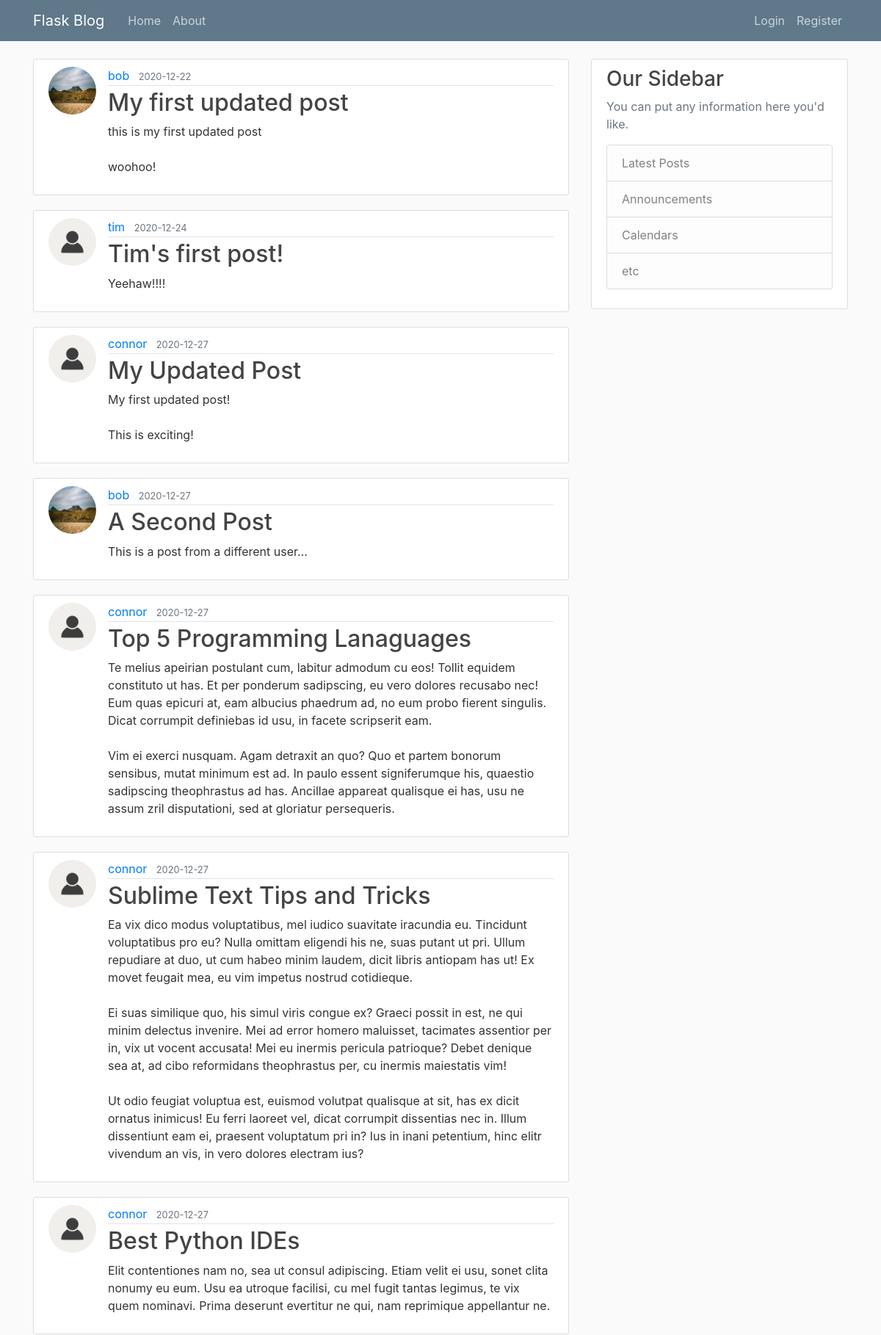
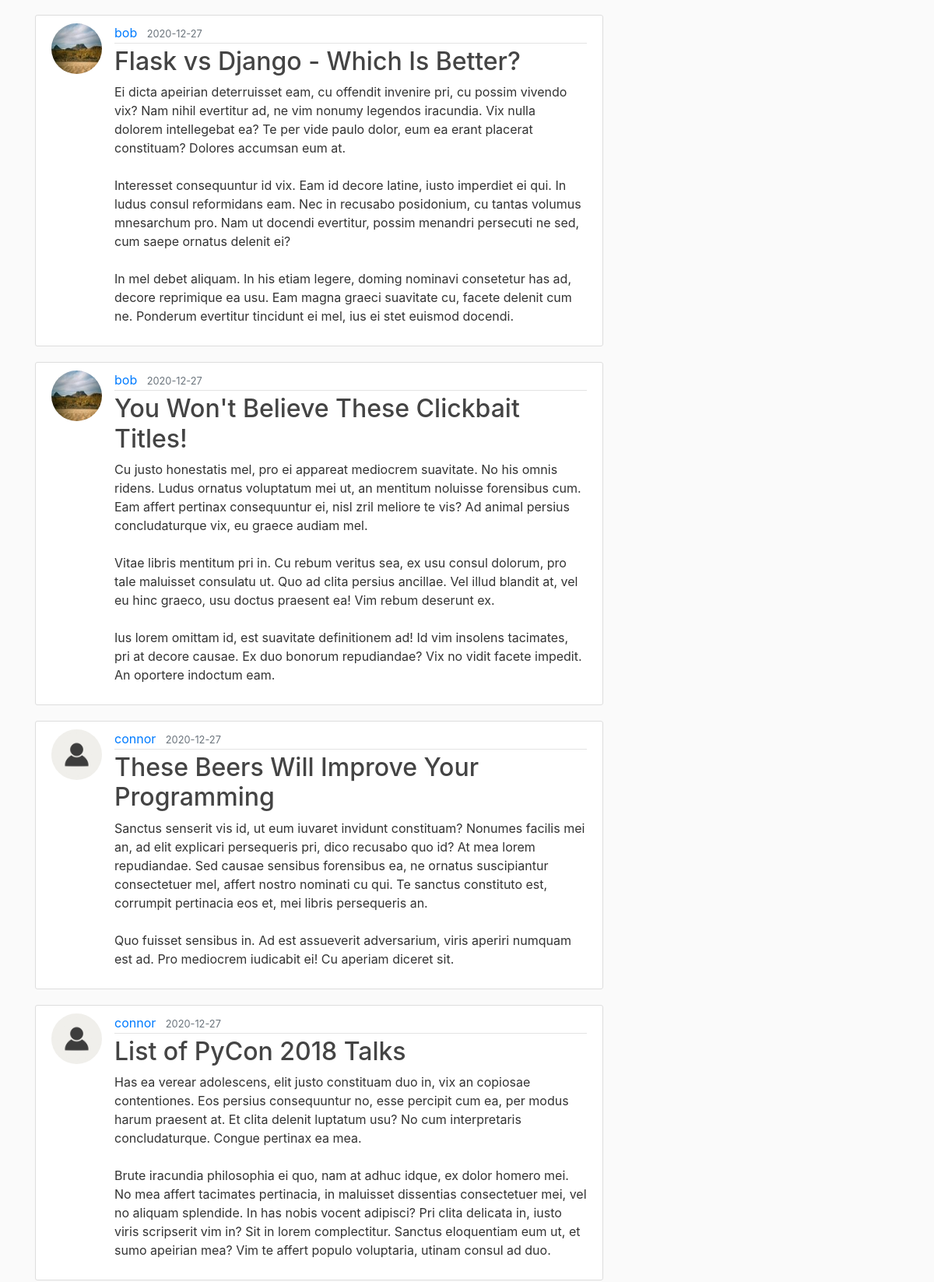
The page /home (upper part) on the database its author committed (2 pictures, top to bottom).
### flask1/models.py (models this page shows, shortened)
class Post(db.Model):
    id = db.Column(db.Integer, primary_key=True)
    title = db.Column(db.String(100), nullable=False)
    date_posted = db.Column(db.DateTime, nullable=False, default=datetime.utcnow)
    content = db.Column(db.Text, nullable=False)
    user_id = db.Column(db.Integer, db.ForeignKey('user.id'))

class User(db.Model, UserMixin):
    id = db.Column(db.Integer, primary_key=True)
    username = db.Column(db.String(20), unique=True, nullable=False)
    email = db.Column(db.String(120), unique=True, nullable=False)
    image_file = db.Column(db.String(20), nullable=False, default='default.jpg')
    password =  db.Column(db.String(60), nullable=False)
    posts = db.relationship('Post', backref='author', lazy=True)

### flask1/routes.py (the view)
@app.route("/")     # example of multiple routes
@app.route("/home") # example of multiple routes
def home():
    posts = Post.query.all()
    return render_template('home.html', posts=posts)

### flask1/templates/home.html
{% extends "layout.html" %}
{% block content %}
    {% for post in posts %}
        <article class="media content-section">
          <img class="rounded-circle article-img" src="{{ url_for('static', filename='profile_pics/' + post.author.image_file) }}"></img>
          <div class="media-body">
            <div class="article-metadata">
              <a class="mr-2" href="#">{{ post.author.username }}</a>
              <small class="text-muted">{{ post.date_posted.strftime('%Y-%m-%d') }}</small>
            </div>
            <h2><a class="article-title" href="{{ url_for('post', post_id=post.id)  }}">{{ post.title }}</a></h2>
            <p class="article-content">{{ post.content }}</p>
          </div>
        </article>
    {% endfor %}
{% endblock content %}

### flask1/templates/layout.html (shortened to what this page needs)
<!DOCTYPE <!DOCTYPE html>
<html>
<head>
    <link rel="stylesheet" href="https://stackpath.bootstrapcdn.com/bootstrap/4.3.1/css/bootstrap.min.css">
    <link rel="stylesheet" type="text/css" href="{{ url_for('static', filename='main.css') }}">
</head>
<body>
    <header class="site-header">
      <nav class="navbar navbar-expand-md navbar-dark bg-steel fixed-top">
        <div class="container">
          <a class="navbar-brand mr-4" href="/">Flask Blog</a>
          <div class="collapse navbar-collapse" id="navbarToggle">
            <div class="navbar-nav mr-auto">
              <a class="nav-item nav-link" href="{{ url_for('home') }}">Home</a>
              <a class="nav-item nav-link" href="{{ url_for('about') }}">About</a>
            </div>
            <div class="navbar-nav">
              {%  if current_user.is_authenticated %}
                <a class="nav-item nav-link" href="{{ url_for('new_post') }}">New Post</a>
                <a class="nav-item nav-link" href="{{ url_for('account') }}">Account</a>
                <a class="nav-item nav-link" href="{{ url_for('logout') }}">Logout</a>
              {% else %}
                <a class="nav-item nav-link" href="{{ url_for('login') }}">Login</a>
                <a class="nav-item nav-link" href="{{ url_for('register') }}">Register</a>
              {% endif %}
            </div>
          </div>
        </div>
      </nav>
    </header>
    <main role="main" class="container">
      <div class="row">
        <div class="col-md-8">
          {% block content %}{% endblock %}
        </div>
        <div class="col-md-4">
          <div class="content-section">
            <h3>Our Sidebar</h3>
            <p class='text-muted'>You can put any information here you'd like.
              <ul class="list-group">
                <li class="list-group-item list-group-item-light">Latest Posts</li>
                <li class="list-group-item list-group-item-light">Announcements</li>
                <li class="list-group-item list-group-item-light">Calendars</li>
                <li class="list-group-item list-group-item-light">etc</li>
              </ul>
            </p>
          </div>
        </div>
      </div>
    </main>
</body>
</html>

### flask1/static/main.css (style rules this page uses)
body { background: #fafafa; color: #333333; margin-top: 5rem; }
h1, h2, h3, h4, h5, h6 { color: #444444; }
.bg-steel { background-color: #5f788a; }
.site-header .navbar-nav .nav-link { color: #cbd5db; }
.content-section { background: #ffffff; padding: 10px 20px; border: 1px solid #dddddd; border-radius: 3px; margin-bottom: 20px; }
.article-title { color: #444444; }
.article-content { white-space: pre-line; }
.article-img { height: 65px; width: 65px; margin-right: 16px; }
.article-metadata { padding-bottom: 1px; margin-bottom: 4px; border-bottom: 1px solid #e3e3e3 }

### rows shown on the page
Post: image_file (picture), author.username "bob", date_posted "2020-12-22", title "My first updated post", content "this is my first updated post woohoo!"
Post: image_file (placeholder picture), author.username "tim", date_posted "2020-12-24", title "Tim's first post!", content "Yeehaw!!!!"
Post: image_file (placeholder picture), author.username "connor", date_posted "2020-12-27", title "My Updated Post", content "My first updated post! This is exciting!"
Post: image_file (picture), author.username "bob", date_posted "2020-12-27", title "A Second Post", content "This is a post from a different user..."
Post: image_file (placeholder picture), author.username "connor", date_posted "2020-12-27", title "Top 5 Programming Lanaguages", content "Te melius apeirian postulant cum, labitur admodum cu eos! Tollit equidem constituto ut has. Et per ponderum sadipscing, eu vero dolores recusabo nec! Eum quas epicuri at, eam albucius phaedrum ad, no eum probo fierent singulis. Dicat corrumpit definiebas id usu, in facete scripserit eam. Vim ei exerci nusquam. Agam detraxit an quo? Quo et partem bonorum sensibus, mutat minimum est ad. In paulo essent signiferumque his, quaestio sadipscing theophrastus ad has. Ancillae appareat qualisque ei has, usu ne assum zril disputationi, sed at gloriatur persequeris."
Post: image_file (placeholder picture), author.username "connor", date_posted "2020-12-27", title "Sublime Text Tips and Tricks", content "Ea vix dico modus voluptatibus, mel iudico suavitate iracundia eu. Tincidunt voluptatibus pro eu? Nulla omittam eligendi his ne, suas putant ut pri. Ullum repudiare at duo, ut cum habeo minim laudem, dicit libris antiopam has ut! Ex movet feugait mea, eu vim impetus nostrud cotidieque. Ei suas similique quo, his simul viris congue ex? Graeci possit in est, ne qui minim delectus invenire. Mei ad error homero maluisset, tacimates assentior per in, vix ut vocent accusata! Mei eu inermis pericula patrioque? Debet denique sea at, ad cibo reformidans theophrastus per, cu inermis maiestatis vim! Ut odio feugiat voluptua est, euismod volutpat qualisque at sit, has ex dicit ornatus inimicus! Eu…"
Post: image_file (placeholder picture), author.username "connor", date_posted "2020-12-27", title "Best Python IDEs", content "Elit contentiones nam no, sea ut consul adipiscing. Etiam velit ei usu, sonet clita nonumy eu eum. Usu ea utroque facilisi, cu mel fugit tantas legimus, te vix quem nominavi. Prima deserunt evertitur ne qui, nam reprimique appellantur ne."
Post: image_file (picture), author.username "bob", date_posted "2020-12-27", title "Flask vs Django - Which Is Better?", content "Ei dicta apeirian deterruisset eam, cu offendit invenire pri, cu possim vivendo vix? Nam nihil evertitur ad, ne vim nonumy legendos iracundia. Vix nulla dolorem intellegebat ea? Te per vide paulo dolor, eum ea erant placerat constituam? Dolores accumsan eum at. Interesset consequuntur id vix. Eam id decore latine, iusto imperdiet ei qui. In ludus consul reformidans eam. Nec in recusabo posidonium, cu tantas volumus mnesarchum pro. Nam ut docendi evertitur, possim menandri persecuti ne sed, cum saepe ornatus delenit ei? In mel debet aliquam. In his etiam legere, doming nominavi consetetur has ad, decore reprimique ea usu. Eam magna graeci suavitate cu, facete delenit cum ne. Ponderum…"
Post: image_file (picture), author.username "bob", date_posted "2020-12-27", title "You Won't Believe These Clickbait Titles!", content "Cu justo honestatis mel, pro ei appareat mediocrem suavitate. No his omnis ridens. Ludus ornatus voluptatum mei ut, an mentitum noluisse forensibus cum. Eam affert pertinax consequuntur ei, nisl zril meliore te vis? Ad animal persius concludaturque vix, eu graece audiam mel. Vitae libris mentitum pri in. Cu rebum veritus sea, ex usu consul dolorum, pro tale maluisset consulatu ut. Quo ad clita persius ancillae. Vel illud blandit at, vel eu hinc graeco, usu doctus praesent ea! Vim rebum deserunt ex. Ius lorem omittam id, est suavitate definitionem ad! Id vim insolens tacimates, pri at decore causae. Ex duo bonorum repudiandae? Vix no vidit facete impedit. An oportere indoctum eam."
Post: image_file (placeholder picture), author.username "connor", date_posted "2020-12-27", title "These Beers Will Improve Your Programming", content "Sanctus senserit vis id, ut eum iuvaret invidunt constituam? Nonumes facilis mei an, ad elit explicari persequeris pri, dico recusabo quo id? At mea lorem repudiandae. Sed causae sensibus forensibus ea, ne ornatus suscipiantur consectetuer mel, affert nostro nominati cu qui. Te sanctus constituto est, corrumpit pertinacia eos et, mei libris persequeris an. Quo fuisset sensibus in. Ad est assueverit adversarium, viris aperiri numquam est ad. Pro mediocrem iudicabit ei! Cu aperiam diceret sit."
Post: image_file (placeholder picture), author.username "connor", date_posted "2020-12-27", title "List of PyCon 2018 Talks", content "Has ea verear adolescens, elit justo constituam duo in, vix an copiosae contentiones. Eos persius consequuntur no, esse percipit cum ea, per modus harum praesent at. Et clita delenit luptatum usu? No cum interpretaris concludaturque. Congue pertinax ea mea. Brute iracundia philosophia ei quo, nam at adhuc idque, ex dolor homero mei. No mea affert tacimates pertinacia, in maluisset dissentias consectetuer mei, vel no aliquam splendide. In has nobis vocent adipisci? Pri clita delicata in, iusto viris scripserit vim in? Sit in lorem complectitur. Sanctus eloquentiam eum ut, et sumo apeirian mea? Vim te affert populo voluptaria, utinam consul ad duo."
